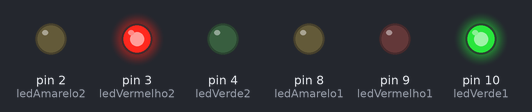
The sketch below on a simulated Arduino Uno, built with avr-gcc and run on an emulated ATmega328P. Parts: output pins drawn as LEDs (lit = HIGH).

Above: at 3.5 s.
At 8.5 s:
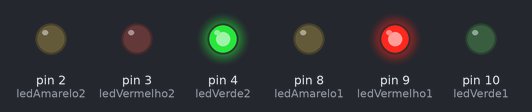
Timing chart, 0 to 12.5 s (numbered marks = the images above):
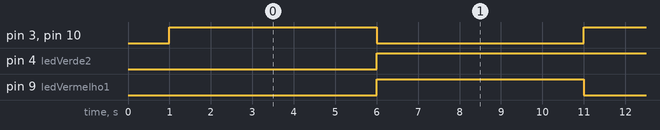

Measured:
- by itself, pin 3 (ledVermelho2), pin 9 (ledVermelho1), pin 10 (ledVerde1): alternates HIGH for 5.0 s and LOW for 5.0 s
- by itself, pin 4 (ledVerde2): LOW → HIGH at 6.0 s
- by itself, everything shown: repeats every 10.0 s, in 3 steps

The sketch:

led_07-02.ino
```cpp
//declaração das variáveis que representam os pinos dos leds
int ledAmarelo1 = 8;
int ledVermelho1 = 9;
int ledVerde1 = 10;
int ledAmarelo2 = 2;
int ledVermelho2 = 3;
int ledVerde2 = 4;

void setup() {
  //definindo os tipos de pinos
  pinMode(ledAmarelo1, OUTPUT);
  pinMode(ledVermelho1, OUTPUT);
  pinMode(ledVerde1, OUTPUT);
pinMode(ledAmarelo2, OUTPUT);
pinMode(ledVermelho2, OUTPUT);
pinMode(ledVerde2, OUTPUT);

  delay(1000);
}

void loop() {
  // put your main code here, to run repeatedly:
  digitalWrite(ledVerde1, HIGH);
  digitalWrite(ledVermelho2, HIGH);
  delay(5000);
  digitalWrite(ledVerde1, LOW);
  digitalWrite(ledVermelho2, LOW);
  digitalWrite(ledVerde2, HIGH);
  digitalWrite(ledAmarelo1, HIGH);

  digitalWrite(ledAmarelo1, LOW);
  digitalWrite(ledVermelho1, HIGH);
  delay(5000);
  digitalWrite(ledVermelho1, LOW);
}
```
